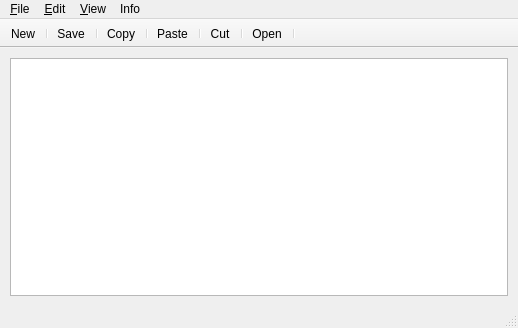
<?xml version="1.0" encoding="UTF-8"?>
<ui version="4.0">
 <class>TextEditor</class>
 <widget class="QMainWindow" name="TextEditor">
  <property name="geometry">
   <rect>
    <x>0</x>
    <y>0</y>
    <width>518</width>
    <height>328</height>
   </rect>
  </property>
  <property name="sizePolicy">
   <sizepolicy hsizetype="Preferred" vsizetype="Preferred">
    <horstretch>0</horstretch>
    <verstretch>0</verstretch>
   </sizepolicy>
  </property>
  <property name="minimumSize">
   <size>
    <width>300</width>
    <height>200</height>
   </size>
  </property>
  <property name="windowTitle">
   <string>TextEditor[*]</string>
  </property>
  <widget class="QWidget" name="centralwidget">
   <property name="enabled">
    <bool>true</bool>
   </property>
   <property name="sizePolicy">
    <sizepolicy hsizetype="Preferred" vsizetype="Preferred">
     <horstretch>0</horstretch>
     <verstretch>0</verstretch>
    </sizepolicy>
   </property>
   <layout class="QVBoxLayout" name="verticalLayout_2">
    <property name="leftMargin">
     <number>10</number>
    </property>
    <property name="topMargin">
     <number>10</number>
    </property>
    <property name="rightMargin">
     <number>10</number>
    </property>
    <property name="bottomMargin">
     <number>10</number>
    </property>
    <item>
     <widget class="QTextEdit" name="textEdit"/>
    </item>
   </layout>
  </widget>
  <widget class="QMenuBar" name="menubar">
   <property name="geometry">
    <rect>
     <x>0</x>
     <y>0</y>
     <width>518</width>
     <height>21</height>
    </rect>
   </property>
   <widget class="QMenu" name="menu_File">
    <property name="title">
     <string>&amp;File</string>
    </property>
    <property name="toolTipsVisible">
     <bool>true</bool>
    </property>
    <addaction name="actionNew"/>
    <addaction name="actionOpen"/>
    <addaction name="separator"/>
    <addaction name="actionSave"/>
    <addaction name="actionSaveAs"/>
    <addaction name="separator"/>
    <addaction name="actionClose"/>
    <addaction name="separator"/>
    <addaction name="actionExit"/>
   </widget>
   <widget class="QMenu" name="menu_View">
    <property name="toolTip">
     <string>Вид</string>
    </property>
    <property name="title">
     <string>&amp;View</string>
    </property>
    <property name="toolTipsVisible">
     <bool>true</bool>
    </property>
    <addaction name="actionSelectFont"/>
   </widget>
   <widget class="QMenu" name="menuEdit">
    <property name="toolTip">
     <string>Правка</string>
    </property>
    <property name="title">
     <string>&amp;Edit</string>
    </property>
    <property name="toolTipsVisible">
     <bool>true</bool>
    </property>
    <addaction name="actionCut"/>
    <addaction name="actionCopy"/>
    <addaction name="actionPaste"/>
    <addaction name="separator"/>
    <addaction name="actionUndo"/>
    <addaction name="actionRedo"/>
   </widget>
   <widget class="QMenu" name="menuAbout">
    <property name="toolTip">
     <string>Справка</string>
    </property>
    <property name="title">
     <string>Info</string>
    </property>
    <property name="toolTipsVisible">
     <bool>true</bool>
    </property>
    <addaction name="actionAbout"/>
    <addaction name="actionAboutQt"/>
   </widget>
   <addaction name="menu_File"/>
   <addaction name="menuEdit"/>
   <addaction name="menu_View"/>
   <addaction name="menuAbout"/>
  </widget>
  <widget class="QStatusBar" name="statusbar">
   <property name="enabled">
    <bool>true</bool>
   </property>
  </widget>
  <widget class="QToolBar" name="toolBar">
   <property name="windowTitle">
    <string>toolBar</string>
   </property>
   <property name="movable">
    <bool>false</bool>
   </property>
   <property name="toolButtonStyle">
    <enum>Qt::ToolButtonIconOnly</enum>
   </property>
   <property name="floatable">
    <bool>true</bool>
   </property>
   <attribute name="toolBarArea">
    <enum>TopToolBarArea</enum>
   </attribute>
   <attribute name="toolBarBreak">
    <bool>false</bool>
   </attribute>
   <addaction name="actionNew"/>
   <addaction name="separator"/>
   <addaction name="actionSave"/>
   <addaction name="separator"/>
   <addaction name="actionCopy"/>
   <addaction name="separator"/>
   <addaction name="actionPaste"/>
   <addaction name="separator"/>
   <addaction name="actionCut"/>
   <addaction name="separator"/>
   <addaction name="actionOpen"/>
   <addaction name="separator"/>
  </widget>
  <action name="actionNew">
   <property name="icon">
    <iconset resource="texteditor.qrc">
     <normaloff>:/icons/src/new.png</normaloff>:/icons/src/new.png</iconset>
   </property>
   <property name="text">
    <string>&amp;New</string>
   </property>
   <property name="toolTip">
    <string>Создать новый документ</string>
   </property>
   <property name="shortcut">
    <string>Ctrl+N</string>
   </property>
  </action>
  <action name="actionClose">
   <property name="text">
    <string>&amp;Close</string>
   </property>
   <property name="toolTip">
    <string>Закрыть текущее окно</string>
   </property>
   <property name="shortcut">
    <string>Ctrl+W</string>
   </property>
  </action>
  <action name="actionExit">
   <property name="text">
    <string>&amp;Exit</string>
   </property>
   <property name="toolTip">
    <string>Закрыть приложение</string>
   </property>
  </action>
  <action name="actionSelectFont">
   <property name="text">
    <string>Select &amp;Font</string>
   </property>
   <property name="toolTip">
    <string>Выбрать шрифт</string>
   </property>
  </action>
  <action name="actionCopy">
   <property name="icon">
    <iconset resource="texteditor.qrc">
     <normaloff>:/icons/src/copy.png</normaloff>:/icons/src/copy.png</iconset>
   </property>
   <property name="text">
    <string>&amp;Copy</string>
   </property>
   <property name="toolTip">
    <string>Копировать</string>
   </property>
   <property name="shortcut">
    <string>Ctrl+C</string>
   </property>
  </action>
  <action name="actionCut">
   <property name="icon">
    <iconset resource="texteditor.qrc">
     <normaloff>:/icons/src/cut.png</normaloff>:/icons/src/cut.png</iconset>
   </property>
   <property name="text">
    <string>&amp;Cut</string>
   </property>
   <property name="toolTip">
    <string>Вырезать</string>
   </property>
   <property name="shortcut">
    <string>Ctrl+X</string>
   </property>
  </action>
  <action name="actionPaste">
   <property name="icon">
    <iconset resource="texteditor.qrc">
     <normaloff>:/icons/src/paste.png</normaloff>:/icons/src/paste.png</iconset>
   </property>
   <property name="text">
    <string>&amp;Paste</string>
   </property>
   <property name="toolTip">
    <string>Вставить</string>
   </property>
   <property name="shortcut">
    <string>Ctrl+V</string>
   </property>
  </action>
  <action name="actionAbout">
   <property name="text">
    <string>&amp;About</string>
   </property>
   <property name="iconText">
    <string>About</string>
   </property>
   <property name="toolTip">
    <string>О программе</string>
   </property>
  </action>
  <action name="actionAboutQt">
   <property name="text">
    <string>&amp;AboutQt</string>
   </property>
   <property name="toolTip">
    <string>О Qt</string>
   </property>
  </action>
  <action name="actionUndo">
   <property name="text">
    <string>&amp;Undo</string>
   </property>
   <property name="toolTip">
    <string>Отменить</string>
   </property>
   <property name="shortcut">
    <string>Ctrl+Z</string>
   </property>
  </action>
  <action name="actionRedo">
   <property name="text">
    <string>&amp;Redo</string>
   </property>
   <property name="toolTip">
    <string>Повторить</string>
   </property>
   <property name="shortcut">
    <string>Ctrl+Y</string>
   </property>
  </action>
  <action name="actionOpen">
   <property name="icon">
    <iconset resource="texteditor.qrc">
     <normaloff>:/icons/src/open.png</normaloff>:/icons/src/open.png</iconset>
   </property>
   <property name="text">
    <string>&amp;Open</string>
   </property>
   <property name="toolTip">
    <string>Открыть</string>
   </property>
   <property name="shortcut">
    <string>Ctrl+O</string>
   </property>
  </action>
  <action name="actionSave">
   <property name="icon">
    <iconset resource="texteditor.qrc">
     <normaloff>:/icons/src/save.png</normaloff>:/icons/src/save.png</iconset>
   </property>
   <property name="text">
    <string>&amp;Save</string>
   </property>
   <property name="toolTip">
    <string>Сохранить</string>
   </property>
   <property name="shortcut">
    <string>Ctrl+S</string>
   </property>
  </action>
  <action name="actionSaveAs">
   <property name="icon">
    <iconset resource="texteditor.qrc">
     <normaloff>:/icons/src/save.png</normaloff>:/icons/src/save.png</iconset>
   </property>
   <property name="text">
    <string>&amp;Save As</string>
   </property>
   <property name="toolTip">
    <string>Сохранить как</string>
   </property>
   <property name="shortcut">
    <string>Ctrl+Shift+S</string>
   </property>
  </action>
 </widget>
 <resources>
  <include location="texteditor.qrc"/>
 </resources>
 <connections/>
</ui>
